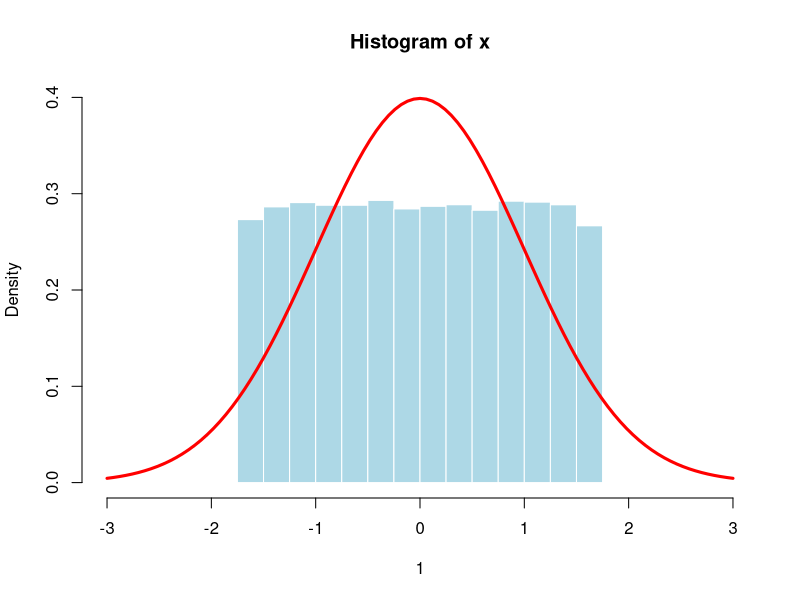
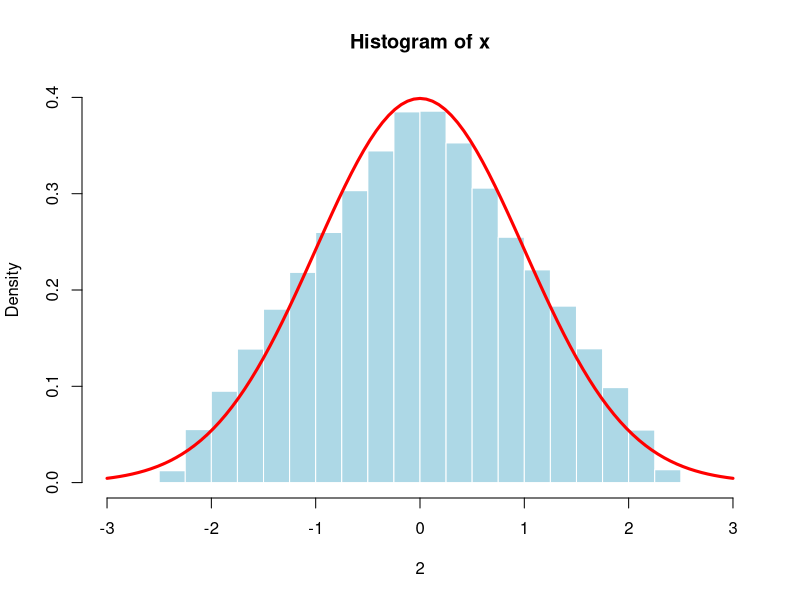
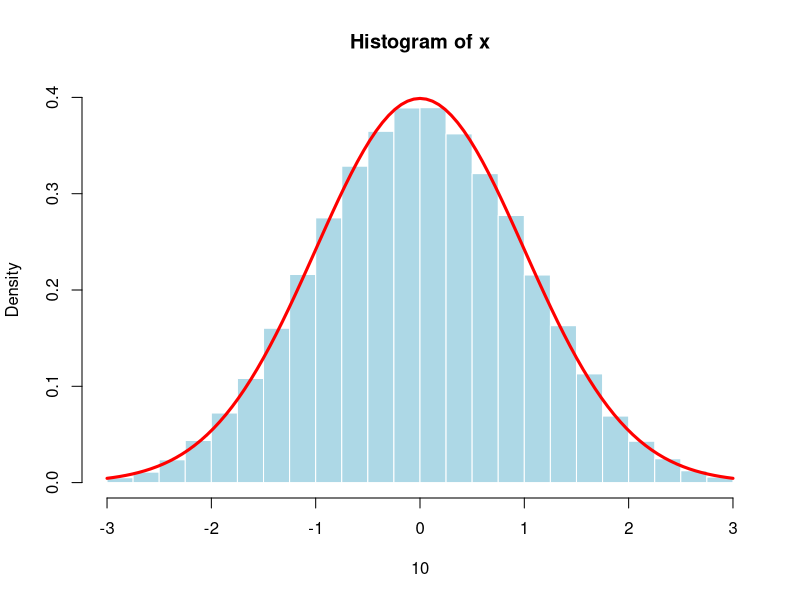
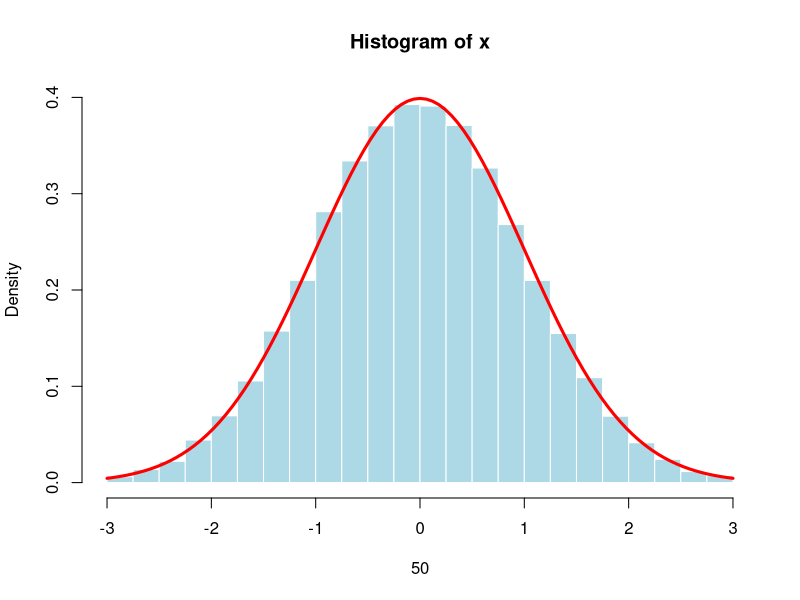

Source code (R) for these figures, in order:
### 一様乱数の標本平均に対する中心極限定理
set.seed(111)
mymean <- function(n) # n個の一様乱数の標本平均を計算する関数
  mean(runif(n)) 
mc <- 100000 # シミュレーション回数
for(n in c(1, 2, 10, 50)){
  xbar <- replicate(mc, mymean(n))
  x <- sqrt(n) * (xbar - 1/2)/sqrt(1/12)
  hist(x,breaks=c(-Inf,seq(-3,3,0.25),Inf),freq=FALSE, 
       xlim=c(-3,3),ylim=c(0,0.4),xlab=n,col="lightblue",border="white")
  curve(dnorm(x, mean=0, sd=1), add=TRUE, 
        col="red", lwd=3) # 理論上の確率密度関数
}
